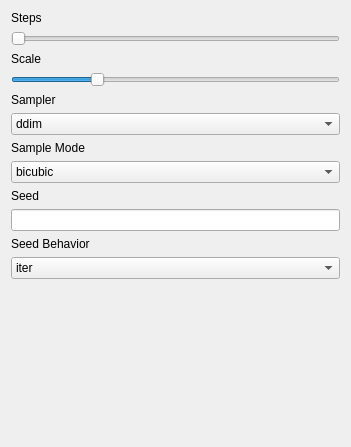
<?xml version="1.0" encoding="UTF-8"?>
<ui version="4.0">
 <class>Form</class>
 <widget class="QWidget" name="Form">
  <property name="geometry">
   <rect>
    <x>0</x>
    <y>0</y>
    <width>351</width>
    <height>447</height>
   </rect>
  </property>
  <property name="windowTitle">
   <string>Form</string>
  </property>
  <layout class="QVBoxLayout" name="verticalLayout">
   <item>
    <widget class="QLabel" name="label">
     <property name="text">
      <string>Steps</string>
     </property>
    </widget>
   </item>
   <item>
    <widget class="QSlider" name="horizontalSlider_2">
     <property name="maximum">
      <number>180</number>
     </property>
     <property name="orientation">
      <enum>Qt::Horizontal</enum>
     </property>
    </widget>
   </item>
   <item>
    <widget class="QLabel" name="label_2">
     <property name="text">
      <string>Scale</string>
     </property>
    </widget>
   </item>
   <item>
    <widget class="QSlider" name="horizontalSlider">
     <property name="maximum">
      <number>300</number>
     </property>
     <property name="value">
      <number>75</number>
     </property>
     <property name="orientation">
      <enum>Qt::Horizontal</enum>
     </property>
     <property name="invertedAppearance">
      <bool>false</bool>
     </property>
     <property name="invertedControls">
      <bool>false</bool>
     </property>
    </widget>
   </item>
   <item>
    <widget class="QLabel" name="label_3">
     <property name="text">
      <string>Sampler</string>
     </property>
    </widget>
   </item>
   <item>
    <widget class="QComboBox" name="comboBox">
     <item>
      <property name="text">
       <string>ddim</string>
      </property>
     </item>
     <item>
      <property name="text">
       <string>plms</string>
      </property>
     </item>
     <item>
      <property name="text">
       <string>klms</string>
      </property>
     </item>
     <item>
      <property name="text">
       <string>dpm2</string>
      </property>
     </item>
     <item>
      <property name="text">
       <string>dpm2_ancestral</string>
      </property>
     </item>
     <item>
      <property name="text">
       <string>heun</string>
      </property>
     </item>
     <item>
      <property name="text">
       <string>euler</string>
      </property>
     </item>
     <item>
      <property name="text">
       <string>euler_ancestral</string>
      </property>
     </item>
    </widget>
   </item>
   <item>
    <widget class="QLabel" name="label_4">
     <property name="text">
      <string>Sample Mode</string>
     </property>
    </widget>
   </item>
   <item>
    <widget class="QComboBox" name="comboBox_2">
     <item>
      <property name="text">
       <string>bicubic</string>
      </property>
     </item>
     <item>
      <property name="text">
       <string>bilinear</string>
      </property>
     </item>
     <item>
      <property name="text">
       <string>nearest</string>
      </property>
     </item>
    </widget>
   </item>
   <item>
    <widget class="QLabel" name="label_5">
     <property name="text">
      <string>Seed</string>
     </property>
    </widget>
   </item>
   <item>
    <widget class="QLineEdit" name="lineEdit"/>
   </item>
   <item>
    <widget class="QLabel" name="label_6">
     <property name="text">
      <string>Seed Behavior</string>
     </property>
    </widget>
   </item>
   <item>
    <widget class="QComboBox" name="comboBox_3">
     <item>
      <property name="text">
       <string>iter</string>
      </property>
     </item>
     <item>
      <property name="text">
       <string>fixed</string>
      </property>
     </item>
     <item>
      <property name="text">
       <string>random</string>
      </property>
     </item>
    </widget>
   </item>
   <item>
    <spacer name="verticalSpacer">
     <property name="orientation">
      <enum>Qt::Vertical</enum>
     </property>
     <property name="sizeHint" stdset="0">
      <size>
       <width>20</width>
       <height>40</height>
      </size>
     </property>
    </spacer>
   </item>
  </layout>
 </widget>
 <resources/>
 <connections/>
</ui>
